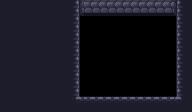

A level layout from a 2D game, rendered from its tile map. Below: a short description, then the map file with its tile-grid data intact:
An orthogonal 12x7 tile map with 16x16 px tiles, 1 tile layer (Calque de Tuiles 1).

<map version="1.10" tiledversion="1.10.2" orientation="orthogonal" renderorder="right-down" width="12" height="7" tilewidth="16" tileheight="16" infinite="0" nextlayerid="2" nextobjectid="1">
 <editorsettings>
  <export target="mainMenuWall.csv" format="csv" />
 </editorsettings>
 <tileset firstgid="1" source="Wall.tsx" />
 <layer id="1" name="Calque de Tuiles 1" width="12" height="7">
  <data encoding="csv">
6,6,6,6,7,14,15,15,15,15,16,11,
6,6,6,6,7,0,0,0,0,0,0,11,
6,6,6,6,13,0,0,0,0,0,0,11,
6,6,6,6,13,0,0,0,0,0,0,11,
6,6,6,6,13,0,0,0,0,0,0,11,
6,6,6,6,13,0,0,0,0,0,0,17,
6,6,6,6,19,20,21,21,21,21,22,23
</data>
 </layer>
</map>
